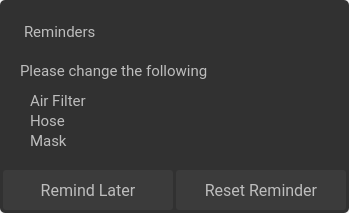
<?xml version="1.0" encoding="UTF-8"?>
<ui version="4.0">
 <class>ActiveReminderScreen</class>
 <widget class="QDialog" name="ActiveReminderScreen">
  <property name="geometry">
   <rect>
    <x>0</x>
    <y>0</y>
    <width>349</width>
    <height>213</height>
   </rect>
  </property>
  <property name="windowTitle">
   <string>Dialog</string>
  </property>
  <widget class="QPushButton" name="remindLaterButton">
   <property name="geometry">
    <rect>
     <x>3</x>
     <y>170</y>
     <width>170</width>
     <height>40</height>
    </rect>
   </property>
   <property name="font">
    <font>
     <family>Roboto</family>
     <pointsize>12</pointsize>
    </font>
   </property>
   <property name="focusPolicy">
    <enum>Qt::NoFocus</enum>
   </property>
   <property name="styleSheet">
    <string notr="true">QPushButton {
background-color:#3B3B3B;
color:#BDBDBD;
border:none;
border-radius:3px;
}
QPushButton:pressed {
background-color:#606060;
color:#BDBDBD;
border:none;
border-radius:3px;
}
</string>
   </property>
   <property name="text">
    <string>Remind Later</string>
   </property>
  </widget>
  <widget class="QLabel" name="remindersTitle">
   <property name="geometry">
    <rect>
     <x>24</x>
     <y>16</y>
     <width>161</width>
     <height>31</height>
    </rect>
   </property>
   <property name="font">
    <font>
     <family>Roboto</family>
     <pointsize>11</pointsize>
    </font>
   </property>
   <property name="styleSheet">
    <string notr="true">color:#BDBDBD</string>
   </property>
   <property name="text">
    <string>Reminders</string>
   </property>
  </widget>
  <widget class="QFrame" name="frame">
   <property name="geometry">
    <rect>
     <x>0</x>
     <y>0</y>
     <width>349</width>
     <height>213</height>
    </rect>
   </property>
   <property name="styleSheet">
    <string notr="true">background-color: rgb(49, 49, 49);
border: 1px;
border-radius: 5px;</string>
   </property>
   <property name="frameShape">
    <enum>QFrame::StyledPanel</enum>
   </property>
   <property name="frameShadow">
    <enum>QFrame::Raised</enum>
   </property>
   <widget class="QLabel" name="changeWarningText">
    <property name="geometry">
     <rect>
      <x>20</x>
      <y>60</y>
      <width>301</width>
      <height>21</height>
     </rect>
    </property>
    <property name="font">
     <font>
      <family>Roboto</family>
      <pointsize>11</pointsize>
     </font>
    </property>
    <property name="styleSheet">
     <string notr="true">color:#BDBDBD</string>
    </property>
    <property name="text">
     <string>Please change the following</string>
    </property>
   </widget>
   <widget class="QLabel" name="airFilterText">
    <property name="geometry">
     <rect>
      <x>30</x>
      <y>90</y>
      <width>141</width>
      <height>21</height>
     </rect>
    </property>
    <property name="font">
     <font>
      <family>Roboto</family>
      <pointsize>11</pointsize>
     </font>
    </property>
    <property name="styleSheet">
     <string notr="true">color:#BDBDBD</string>
    </property>
    <property name="text">
     <string>Air Filter</string>
    </property>
   </widget>
   <widget class="QLabel" name="airTubeText">
    <property name="geometry">
     <rect>
      <x>30</x>
      <y>110</y>
      <width>141</width>
      <height>21</height>
     </rect>
    </property>
    <property name="font">
     <font>
      <family>Roboto</family>
      <pointsize>11</pointsize>
     </font>
    </property>
    <property name="styleSheet">
     <string notr="true">color:#BDBDBD</string>
    </property>
    <property name="text">
     <string>Hose</string>
    </property>
   </widget>
   <widget class="QLabel" name="maskText">
    <property name="geometry">
     <rect>
      <x>30</x>
      <y>130</y>
      <width>141</width>
      <height>21</height>
     </rect>
    </property>
    <property name="font">
     <font>
      <family>Roboto</family>
      <pointsize>11</pointsize>
     </font>
    </property>
    <property name="styleSheet">
     <string notr="true">color:#BDBDBD</string>
    </property>
    <property name="text">
     <string>Mask</string>
    </property>
   </widget>
  </widget>
  <widget class="QPushButton" name="resetReminderButton">
   <property name="geometry">
    <rect>
     <x>176</x>
     <y>170</y>
     <width>170</width>
     <height>40</height>
    </rect>
   </property>
   <property name="font">
    <font>
     <family>Roboto</family>
     <pointsize>12</pointsize>
    </font>
   </property>
   <property name="focusPolicy">
    <enum>Qt::NoFocus</enum>
   </property>
   <property name="styleSheet">
    <string notr="true">QPushButton {
background-color:#3B3B3B;
color:#BDBDBD;
border:none;
border-radius:3px;
}
QPushButton:pressed {
background-color:#606060;
color:#BDBDBD;
border:none;
border-radius:3px;
}
</string>
   </property>
   <property name="text">
    <string>Reset Reminder</string>
   </property>
  </widget>
  <zorder>frame</zorder>
  <zorder>remindersTitle</zorder>
  <zorder>remindLaterButton</zorder>
  <zorder>resetReminderButton</zorder>
 </widget>
 <resources/>
 <connections/>
</ui>
